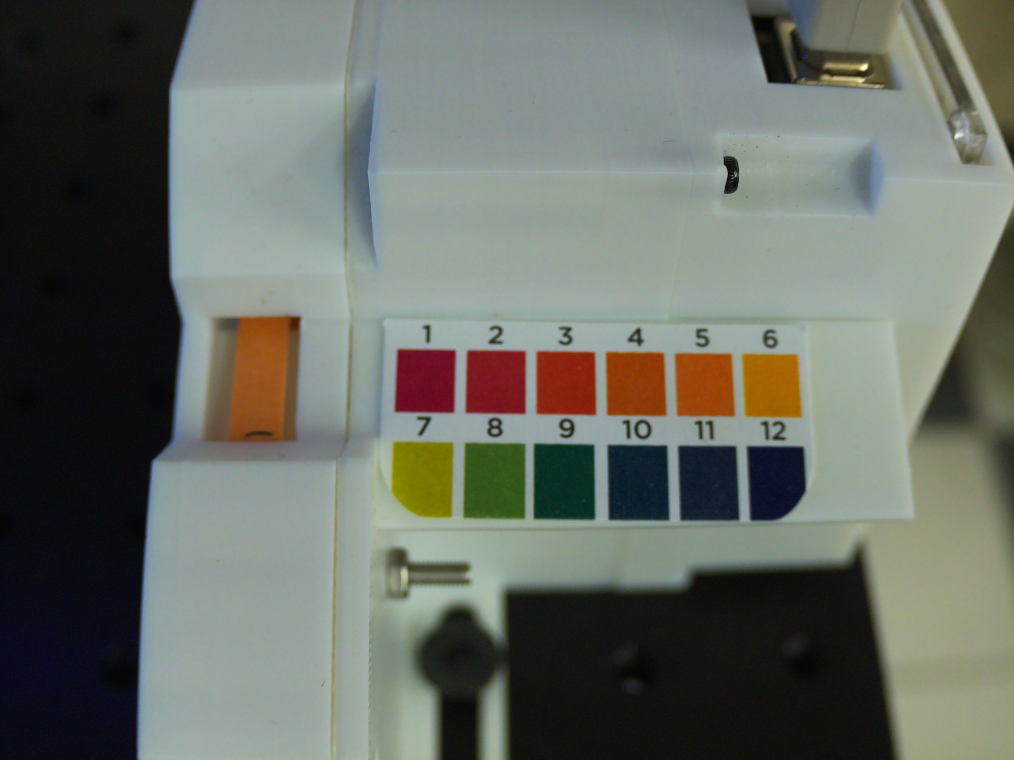
#> input picture examples/image-dry.jpg, 4056 x 3040 px (shown at 1/4 size)
$ python vision.py
#> lines starting #> are read from the running program, lines starting #| are printed output that depends on the picture
import os
import cv2
import numpy as np
import pytesseract, PIL
from typing import List, Dict, Tuple, Any

# Processing parameters
# Cropping parameters. Image will be cropped first
startY, endY, startX, endX = 1200, 2200, 800, 3600
width = (endX - startX) // 4
height = (endY - startY) // 4


def load_image(image_path: os.path):
    """
    Image Loader
    :param image_path: path to the image file
    :return: image: np.ndarray
    """
#> called with image_path = 'examples/image-dry.jpg'
    image = cv2.imread(image_path)
#> image is the input picture: shape (3040, 4056, 3); mean B, G, R 101.1, 109.2, 104.4
    if image is None:
        print("Error: Image not found or unable to load.")
    else:
        print(f"Image loaded from {image_path}.\nImage dimensions: {image.shape}")
#| Image loaded from examples/image-dry.jpg.
#| Image dimensions: (3040, 4056, 3)
    return image


# [4 lines left out: function view_image, not called in this run]


def save_image(
        file: np.ndarray,
        file_name: str,
        directory: os.path
):
    file_path = os.path.join(directory, file_name)
    cv2.imwrite(str(file_path), file)


def crop_enhance(
        file: np.ndarray,
        contrast: float,
        brightness: int
):
    # Define the cropping coordinates
#> called with contrast = 1.46, brightness = 0
    crop_box = file[startY:endY, startX:endX]
    crop_img = cv2.resize(crop_box, (width, height), interpolation=cv2.INTER_AREA)
    print(f'Cropped and scaled to:({width}, {height}, 3)')

    # Enhance the image
    alpha = contrast  # Contrast control (1.0-3.0)
    beta = brightness  # Brightness control (0-100)
    adjusted = cv2.convertScaleAbs(crop_img, alpha=alpha, beta=beta)
    return adjusted


def text_detection(file: np.ndarray):
    # Convert cropped image to grayscale for text detection
    grey = cv2.cvtColor(file, cv2.COLOR_BGR2GRAY)
#> (the call stopped at in text_detection, `detection_data = pytesseract.image_to_data( grey, config=custom_config..`: pytesseract is not available in this run)

    # Detect text regions using pytesseract
    custom_config = r'--oem 3 --psm 6 -c tessedit_char_whitelist=0123456789'
    detection_data = pytesseract.image_to_data(
        grey,
        config=custom_config,
        output_type=pytesseract.Output.DICT
    )

    # Initialize a dictionary to store the locations of the numbers
    number_locations = {}
    for i in range(len(detection_data['text'])):
        num = detection_data['text'][i]
        x = detection_data['left'][i]
        y = detection_data['top'][i]
        w = detection_data['width'][i]
        h = detection_data['height'][i]

        if num.isdigit() and (1 <= int(num) <= 14):
            # print(f"Number {num} found in the image, at ", f"position:({x},{y})")
            number_locations[num] = {
                'coordinates': (x, y, w, h)
            }
    return grey, number_locations


# [72 lines left out: functions capture_colors, read_ph, not called in this run]


def process_photo(image_path, contrast, brightness):
    # Load the image
    image = load_image(image_path)
#> call 2 of load_image, with image_path = 'examples/image-wet.jpg'
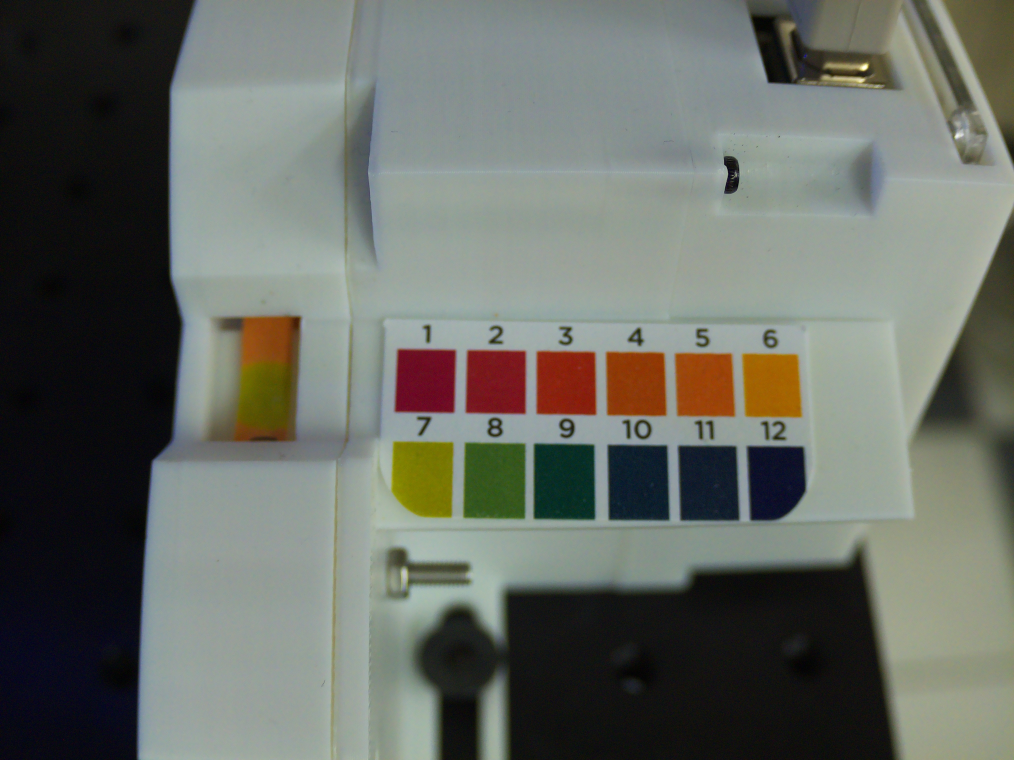
#> input picture examples/image-wet.jpg, 4056 x 3040 px (shown at 1/4 size)
#> in load_image, image is the input picture: shape (3040, 4056, 3); mean B, G, R 100.5, 107.7, 103.6
#| Image loaded from examples/image-wet.jpg.
#| Image dimensions: (3040, 4056, 3)
    directory, file_name = os.path.split(image_path)

    # Crop and enhance the image before detection
    crop = crop_enhance(image, contrast, brightness)
#> call 2 of crop_enhance, with contrast = 1.46, brightness = 0
#> in crop_enhance (call 2), `crop_img = cv2.resize(crop_box, (width, height), interpolation=cv2.INT..`:
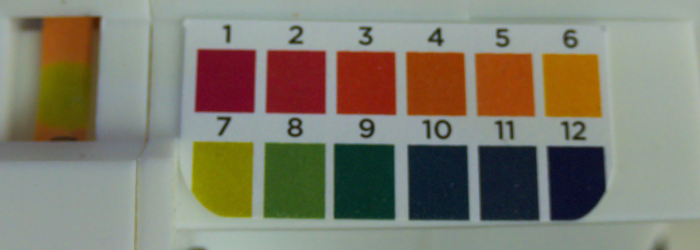
#> crop_img: shape (250, 700, 3); mean B, G, R 110, 125.1, 127.5
#> in crop_enhance (call 2), `adjusted = cv2.convertScaleAbs(crop_img, alpha=alpha, beta=beta)`:
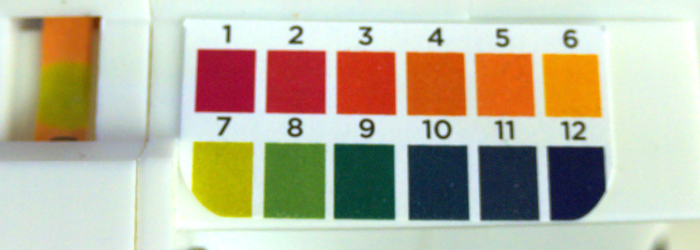
#> adjusted: shape (250, 700, 3); mean B, G, R 160.6, 182.4, 186.2
    grey, num_local = text_detection(crop)
#> in text_detection (call 2), `grey = cv2.cvtColor(file, cv2.COLOR_BGR2GRAY)`:
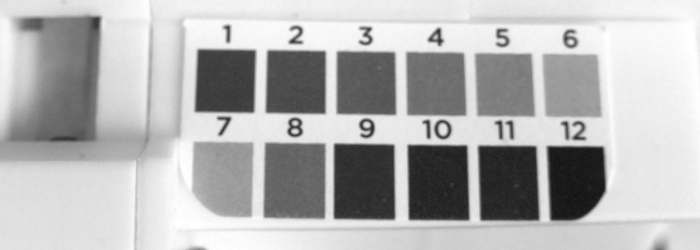
#> grey: shape (250, 700); min 18, max 255, mean 181.1
#> (the call stopped at in text_detection, `detection_data = pytesseract.image_to_data( grey, config=custom_config..`: pytesseract is not available in this run)
    save_image(grey, 'grey_' + file_name, directory)

    marked_crop, num_local = capture_colors(crop, num_local)

    read_ph(marked_crop, (50, 75), 25, num_local)
    save_image(marked_crop, 'crop_' + file_name, directory)


def diff_image(
        img_path_dry: str,
        img_path_wet: str
):
#> called with img_path_dry = 'examples/image-dry.jpg', img_path_wet = 'examples/image-wet.jpg'
    directory, file_name = os.path.split(img_path_wet)
    img_dry = cv2.imread(img_path_dry)
    img_wet = cv2.imread(img_path_wet)
    if img_dry.shape == img_wet.shape:
        diff = cv2.absdiff(img_dry, img_wet)
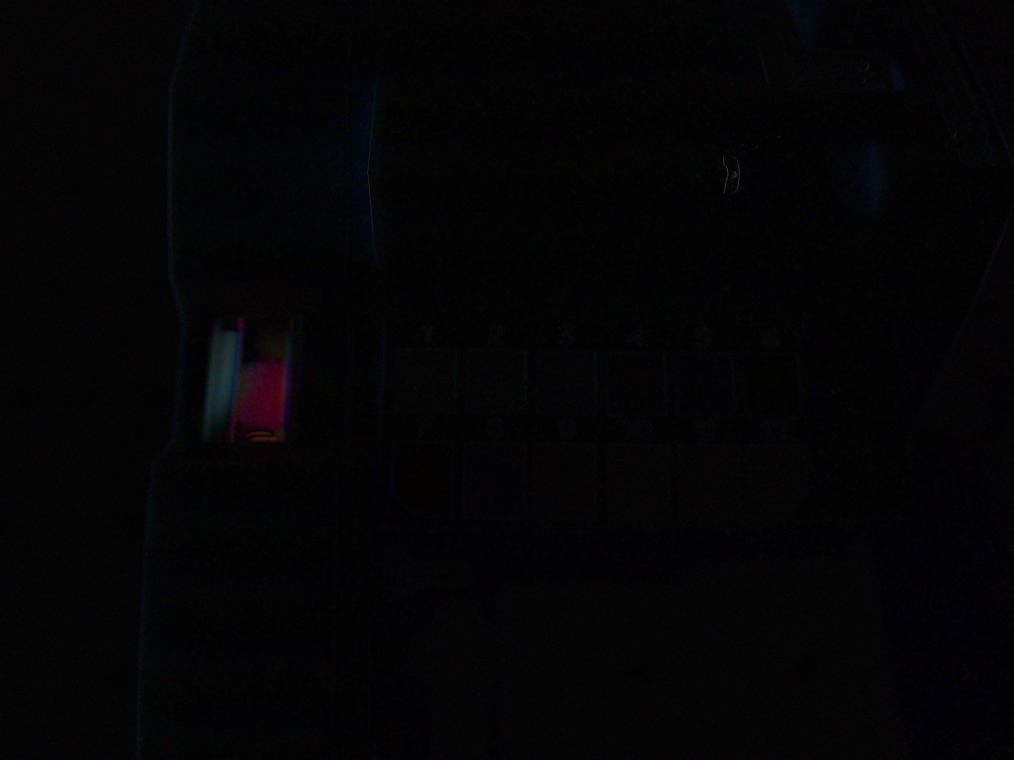
#> diff: shape (3040, 4056, 3) (shown at 1/4 size); mean B, G, R 4.7, 3.4, 3.9
        grey_diff = cv2.cvtColor(diff, cv2.COLOR_BGR2GRAY)
        enhance_diff = crop_enhance(grey_diff, 2.0, 0)
#> call 3 of crop_enhance, with contrast = 2, brightness = 0
#> in crop_enhance (call 3), `crop_img = cv2.resize(crop_box, (width, height), interpolation=cv2.INT..`:
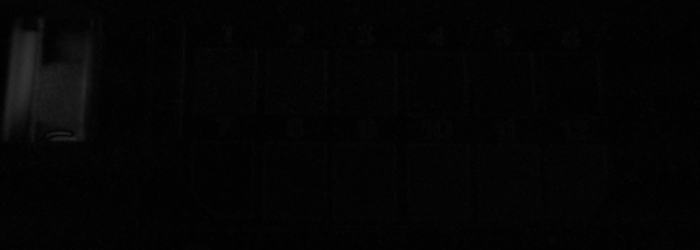
#> crop_img: shape (250, 700); min 0, max 51, mean 4.3
#> in crop_enhance (call 3), `adjusted = cv2.convertScaleAbs(crop_img, alpha=alpha, beta=beta)`:
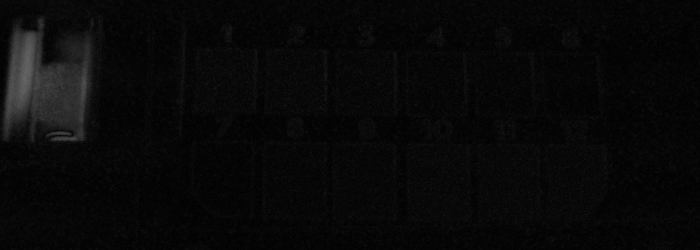
#> adjusted: shape (250, 700); min 0, max 102, mean 8.6
        # Save the result
        save_image(enhance_diff, 'diff_' + file_name, directory)
    else:
        print("Images are not the same size.")


if __name__ == "__main__":

    # [7 lines of commented-out code are left out]

    process_photo('examples/image-dry.jpg', 1.46, 0)
    process_photo('examples/image-wet.jpg', 1.46, 0)
    diff_image('examples/image-dry.jpg','examples/image-wet.jpg')
